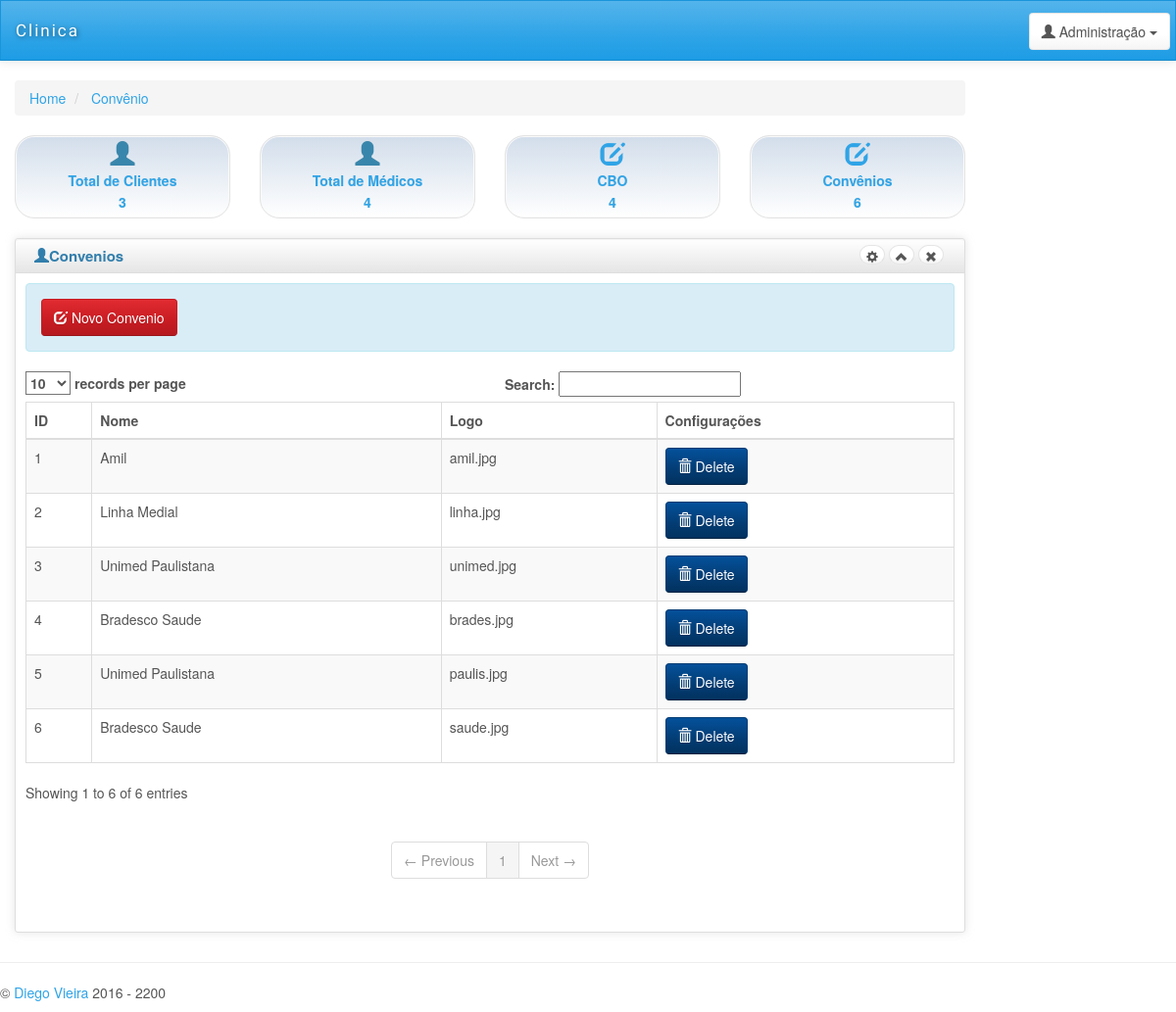
The page /convenios.php (signed in) on the database its author committed.
### tables this page shows
CREATE TABLE `convenios` (
  `id_convenios` int(50) NOT NULL,
  `nome_convenio` varchar(50) NOT NULL,
  `logo_convenio` varchar(10) NOT NULL
);

### contagens.php (called while the page is built, shortened)
<?php
$consulta = mysql_query("SELECT * FROM clientes");
$NumeroLinhas = mysql_num_rows($consulta);
$consultamedico=mysql_query("SELECT * FROM medicos");
$numeromedico=mysql_num_rows($consultamedico);
$consultacbo=mysql_query("SELECT * FROM cbo");
$numerocbo=mysql_num_rows($consultacbo);
$consultaconvenios=mysql_query("SELECT * FROM convenios");
$numeroconvenios=mysql_num_rows($consultaconvenios);
?>

### convenios.php (the view, shortened to what this page needs)
<?PHP
include 'contagens.php';
?>
<!DOCTYPE html>
<html lang="en">
<head>
    <link id="bs-css" href="css/bootstrap-cerulean.min.css" rel="stylesheet">
    <link href="css/charisma-app.css" rel="stylesheet">
    <link href='bower_components/fullcalendar/dist/fullcalendar.css' rel='stylesheet'>
    <link href='bower_components/fullcalendar/dist/fullcalendar.print.css' rel='stylesheet' media='print'>
    <link href='bower_components/chosen/chosen.min.css' rel='stylesheet'>
    <link href='bower_components/colorbox/example3/colorbox.css' rel='stylesheet'>
    <link href='bower_components/responsive-tables/responsive-tables.css' rel='stylesheet'>
    <link href='bower_components/bootstrap-tour/build/css/bootstrap-tour.min.css' rel='stylesheet'>
    <link href='css/jquery.noty.css' rel='stylesheet'>
    <link href='css/noty_theme_default.css' rel='stylesheet'>
    <link href='css/elfinder.min.css' rel='stylesheet'>
    <link href='css/elfinder.theme.css' rel='stylesheet'>
    <link href='css/jquery.iphone.toggle.css' rel='stylesheet'>
    <link href='css/uploadify.css' rel='stylesheet'>
    <link href='css/animate.min.css' rel='stylesheet'>
</head>
<body>
    <div class="navbar navbar-default" role="navigation">
        <div class="navbar-inner">
            <a class="navbar-brand" href="inicio.php">
                <span>Clinica</span></a>
            <div class="btn-group pull-right">
                <button class="btn btn-default dropdown-toggle" data-toggle="dropdown">
                    <i class="glyphicon glyphicon-user"></i><span class="hidden-sm hidden-xs"> Administração</span>
                    <span class="caret"></span>
                </button>
            </div>
        </div>
    </div>
      <div id="content" class="col-lg-10 col-sm-10">
            <div>
    <ul class="breadcrumb">
        <li>
            <a href="inicio.php">Home</a>
        </li>
        <li>
            <a href="convenios.php">Convênio</a>
        </li>
    </ul>
</div>
<div class=" row">
    <div class="col-md-3 col-sm-3 col-xs-6">
        <a data-toggle="tooltip" title="Novo Cliente." class="well top-block" href="clientes.php">
            <i class="glyphicon glyphicon-user blue"></i>
            <div>Total de Clientes </div>
            <div><?php echo $NumeroLinhas;  ?></div>
        </a>
    </div>
    <div class="col-md-3 col-sm-3 col-xs-6">
        <a data-toggle="tooltip" title="Novo Médico" class="well top-block" href="medicos.php">
            <i class="glyphicon  glyphicon-user blue"></i>
            <div>Total de Médicos </div>
            <div><?php echo $numeromedico; ?></div>
        </a>
    </div>
    <div class="col-md-3 col-sm-3 col-xs-6">
        <a data-toggle="tooltip" title="novo CBO" class="well top-block" href="cbo.php">
            <i class="glyphicon glyphicon-edit icon-white"></i>
            <div>CBO</div>
            <div><?php echo $numerocbo; ?></div>
        </a>
    </div>
    <div class="col-md-3 col-sm-3 col-xs-6">
        <a data-toggle="tooltip" title="Novo Convenio" class="well top-block" href="convenios.php">
            <i class="glyphicon glyphicon-edit icon-white"></i>
            <div>Convênios</div>
            <div><?php echo $numeroconvenios; ?></div>
        </a>
    </div>
</div>
<div class="row">
    <div class="box col-md-12">
    <div class="box-inner">
    <div class="box-header well" data-original-title="">
        <h2><i class="glyphicon glyphicon-user"></i>Convenios </h2>
        <div class="box-icon">
            <a href="#" class="btn btn-setting btn-round btn-default"><i class="glyphicon glyphicon-cog"></i></a>
            <a href="#" class="btn btn-minimize btn-round btn-default"><i
                    class="glyphicon glyphicon-chevron-up"></i></a>
            <a href="#" class="btn btn-close btn-round btn-default"><i class="glyphicon glyphicon-remove"></i></a>
        </div>
    </div>
    <div class="box-content">
    <div class="alert alert-info"> <a class="btn btn-danger" onClick="funcaonova()" href="#">
 <i class="glyphicon glyphicon-edit icon-white"></i>
 Novo Convenio
</a> <a href="" target="_blank"></a></div>
    <table class="table table-striped table-bordered bootstrap-datatable datatable responsive">
    <thead>
    <tr>
        <th>ID</th>
        <th>Nome</th>
        <th>Logo</th>
        <th>Configurações</th>
    </tr>
    </thead>
    <tbody>
<?php
$conectar = new conexao();
$conectar -> conectar();
if($conectar){
$sqlconvenios = "SELECT * FROM convenios";
$consulta = mysql_query($sqlconvenios);
while( $registro = mysql_fetch_assoc($consulta)){
echo '<tr>';
echo '<td class="center"> '.$registro["id_convenios"].'</td>';
echo '<td class="center"> '.utf8_encode($registro["nome_convenio"]).'</td>';
echo '<td class="center">'.$registro["logo_convenio"].'</td>';
echo ' <td class="center">';
echo ' <a class="btn btn-info" onclick="funcaodeleta('.$registro["id_convenios"].')" href="#">';
echo ' <i class="glyphicon glyphicon-trash icon-white"></i>';
echo ' Delete';
echo ' </a>';
echo ' </td>';
echo ' </tr>';
}
}
?>
    </tbody>
    </table>
    </div>
    </div>
    </div>
                </div>
            </div>
<div class="row">
</div>
    <hr>
    <footer class="row">
        <p class="col-md-9 col-sm-9 col-xs-12 copyright">&copy; <a href="#" target="_blank">Diego
                Vieira</a> 2016 - 2200</p>
    </footer>
</body>
</html>

### css/charisma-app.css (style rules this page uses)
.top-block { border-radius: 20px; font-size: 14px; text-align: center; padding: 5px; margin-bottom: 10px; font-weight: bold; position: relative; display: block; line-height: 22px; text-shadow: 0 0 1px #DDD; text-decoration: none; -webkit-box-shadow: inset 0 0 0 1px #FAFAFA; -moz-box-shadow: inset 0 0 0 1px #FAFAFA; box-shadow: inset 0 0 0 1px #FAFAFA; background: -moz-linear-gradient(top, rgba(30, 87, 153, 0.2) 0%, rgba(125, 185, 232, 0) 100%); background: -webkit-gradient(linear, left top, left bottom, color-stop(0%, rgba(30, 87, 153, 0.2)), color-stop(100%, rgba(125, 185, 232, 0))); background: -webkit-linear-gradient(top, rgba(30, 87, 153, 0.2) 0%, rgba(125, 185, 232, 0) 100%); background: -o-linear-gradient(top, rgba(30, 87, 153, 0.2) 0%, rgba(125, 185, 232, 0) 100%); background: -ms-linear-gradient(top, rgba(30, 87, 153, 0.2) 0%, rgba(125, 185, 232, 0) 100%); background: linear-gradient(to bottom, rgba(30, 87, 153, 0.2) 0%, rgba(125, 185, 232, 0) 100%); filter: progid:DXImageTransform.Microsoft.gradient(startColorstr='#331e5799', endColorstr='#007db9e8', GradientType=0); }
.top-block i { font-size: 25px; }
.box { margin-top: 10px; margin-bottom: 10px; }
.box-inner { border: 1px solid #DEDEDE; border-radius: 3px; -webkit-border-radius: 3px; -moz-border-radius: 3px; box-shadow: 0 0 10px rgba(189, 189, 189, 0.4); -webkit-box-shadow: 0 0 10px rgba(189, 189, 189, 0.4); -moz-box-shadow: 0 0 10px rgba(189, 189, 189, 0.4); }
.box-header { border: none; padding-top: 5px; border-bottom: 1px solid #DEDEDE; border-radius: 3px 3px 0 0; -webkit-border-radius: 3px 3px 0 0; -moz-border-radius: 3px 3px 0 0; height: 35px; min-height: 35px !important; margin-bottom: 0; font-weight: bold; font-size: 16px; background: -moz-linear-gradient(top, rgba(255, 255, 255, 0) 0%, rgba(0, 0, 0, 0.1) 100%); background: -webkit-gradient(linear, left top, left bottom, color-stop(0%, rgba(255, 255, 255, 0)), color-stop(100%, rgba(0, 0, 0, 0.1))); background: -webkit-linear-gradient(top, rgba(255, 255, 255, 0) 0%, rgba(0, 0, 0, 0.1) 100%); background: -o-linear-gradient(top, rgba(255, 255, 255, 0) 0%, rgba(0, 0, 0, 0.1) 100%); background: -ms-linear-gradient(top, rgba(255, 255, 255, 0) 0%, rgba(0, 0, 0, 0.1) 100%); background: linear-gradient(to bottom, rgba(255, 255, 255, 0) 0%, rgba(0, 0, 0, 0.1) 100%); filter: progid:DXImageTransform.Microsoft.gradient(startColorstr='#00ffffff', endColorstr='#1a000000', GradientType=0); }
.box-header h2 { font-size: 15px; width: auto; clear: none; float: left; line-height: 25px; white-space: nowrap; font-weight: bold; margin-top: 0; margin-bottom: 0; }
.box-header h2 > i { margin-top: 1px; }
.box-icon { float: right; }
.box-icon a { clear: none; float: left; margin: 0 2px; height: 20px; width: 5px; margin-top: 1px; }
.box-icon a i { margin-left: -6px; top: -1px; }
.box-content { padding: 10px; }
.btn-round { border-radius: 40px; -webkit-border-radius: 40px; -moz-border-radius: 40px; font-size: 12px; padding-top: 4px; }
footer { clear: both; }
.navbar-brand { font-family: 'Shojumaru', cursive, Arial, serif; letter-spacing: 2px; text-shadow: 1px 1px 5px rgba(0, 0, 0, 0.5); width: 183px; font-size: 17px; }
.navbar-brand span { float: left; }
.navbar-inner { padding-top: 5px; padding-bottom: 5px; line-height: 30px; height: 60px; }
.navbar-inner .btn-group { margin: 7px 5px 0 5px; }
.pull-right { float: right !important; }
.blue { color: #3986AC; }
.navbar { border-radius: 0; }
@media only screen and (min-width: 980px) { a, button, input[type=submit], input[type=button], .product-img { -webkit-transition: .5s; -moz-transition: .5s; -ms-transition: .5s; -o-transition: .5s; transition: .5s; } }

### bower_components/responsive-tables/responsive-tables.css (style rules this page uses)
table th { font-weight: bold; }
table td, table th { padding: 9px 10px; text-align: left; }

### rows shown on the page
convenios: id_convenios "1", nome_convenio "Amil", logo_convenio "amil.jpg"
convenios: id_convenios "2", nome_convenio "Linha Medial", logo_convenio "linha.jpg"
convenios: id_convenios "3", nome_convenio "Unimed Paulistana", logo_convenio "unimed.jpg"
convenios: id_convenios "4", nome_convenio "Bradesco Saude", logo_convenio "brades.jpg"
convenios: id_convenios "5", nome_convenio "Unimed Paulistana", logo_convenio "paulis.jpg"
convenios: id_convenios "6", nome_convenio "Bradesco Saude", logo_convenio "saude.jpg"

### other values the page prints
$NumeroLinhas "3"
$numeromedico "4"
$numerocbo "4"
$numeroconvenios "6"
